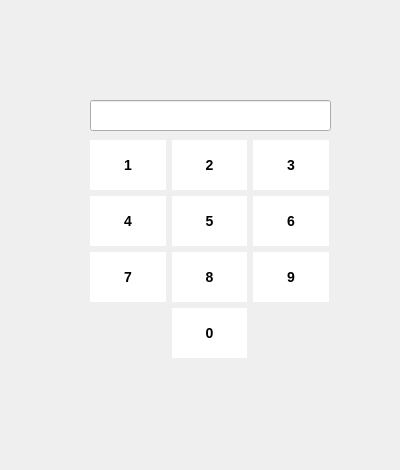
<?xml version="1.0" encoding="UTF-8"?>
<ui version="4.0">
 <class>Dialog</class>
 <widget class="QDialog" name="Dialog">
  <property name="geometry">
   <rect>
    <x>0</x>
    <y>0</y>
    <width>400</width>
    <height>470</height>
   </rect>
  </property>
  <property name="windowTitle">
   <string>Dialog</string>
  </property>
  <widget class="QWidget" name="gridLayoutWidget">
   <property name="geometry">
    <rect>
     <x>90</x>
     <y>140</y>
     <width>239</width>
     <height>220</height>
    </rect>
   </property>
   <property name="styleSheet">
    <string notr="true">QPushButton{
background-color: white;
width: 75px;
height: 50px;
font-size: 14px;
font-weight: bold;
border: None;
text-align: center;
}
QPushButton:hover{
background-color: silver;
}
QPushButton:pressed{
background-color: red;
}</string>
   </property>
   <layout class="QGridLayout" name="gridLayout">
    <item row="2" column="0">
     <widget class="QPushButton" name="pushButton">
      <property name="styleSheet">
       <string notr="true">QPushButton{
background-color: white;
width: 75px;
height: 50px;
font-size: 14px;
font-weight: bold;
border: None;
text-align: center;
}
QPushButton:hover{
background-color: silver;
}
QPushButton:pressed{
background-color: red;
}</string>
      </property>
      <property name="text">
       <string>7</string>
      </property>
     </widget>
    </item>
    <item row="2" column="1">
     <widget class="QPushButton" name="pushButton_2">
      <property name="styleSheet">
       <string notr="true">QPushButton{
background-color: white;
width: 75px;
height: 50px;
font-size: 14px;
font-weight: bold;
border: None;
text-align: center;
}
QPushButton:hover{
background-color: silver;
}
QPushButton:pressed{
background-color: red;
}</string>
      </property>
      <property name="text">
       <string>8</string>
      </property>
     </widget>
    </item>
    <item row="1" column="1">
     <widget class="QPushButton" name="pushButton_5">
      <property name="styleSheet">
       <string notr="true">QPushButton{
background-color: white;
width: 75px;
height: 50px;
font-size: 14px;
font-weight: bold;
border: None;
text-align: center;
}
QPushButton:hover{
background-color: silver;
}
QPushButton:pressed{
background-color: red;
}</string>
      </property>
      <property name="text">
       <string>5</string>
      </property>
     </widget>
    </item>
    <item row="1" column="0">
     <widget class="QPushButton" name="pushButton_4">
      <property name="styleSheet">
       <string notr="true">QPushButton{
background-color: white;
width: 75px;
height: 50px;
font-size: 14px;
font-weight: bold;
border: None;
text-align: center;
}
QPushButton:hover{
background-color: silver;
}
QPushButton:pressed{
background-color: red;
}</string>
      </property>
      <property name="text">
       <string>4</string>
      </property>
     </widget>
    </item>
    <item row="0" column="2">
     <widget class="QPushButton" name="pushButton_9">
      <property name="styleSheet">
       <string notr="true">QPushButton{
background-color: white;
width: 75px;
height: 50px;
font-size: 14px;
font-weight: bold;
border: None;
text-align: center;
}
QPushButton:hover{
background-color: silver;
}
QPushButton:pressed{
background-color: red;
}</string>
      </property>
      <property name="text">
       <string>3</string>
      </property>
     </widget>
    </item>
    <item row="3" column="1">
     <widget class="QPushButton" name="pushButton_10">
      <property name="styleSheet">
       <string notr="true">QPushButton{
background-color: white;
width: 75px;
height: 50px;
font-size: 14px;
font-weight: bold;
border: None;
text-align: center;
}
QPushButton:hover{
background-color: silver;
}
QPushButton:pressed{
background-color: red;
}</string>
      </property>
      <property name="text">
       <string>0</string>
      </property>
     </widget>
    </item>
    <item row="1" column="2">
     <widget class="QPushButton" name="pushButton_6">
      <property name="styleSheet">
       <string notr="true">QPushButton{
background-color: white;
width: 75px;
height: 50px;
font-size: 14px;
font-weight: bold;
border: None;
text-align: center;
}
QPushButton:hover{
background-color: silver;
}
QPushButton:pressed{
background-color: red;
}</string>
      </property>
      <property name="text">
       <string>6</string>
      </property>
     </widget>
    </item>
    <item row="2" column="2">
     <widget class="QPushButton" name="pushButton_3">
      <property name="styleSheet">
       <string notr="true">QPushButton{
background-color: white;
width: 75px;
height: 50px;
font-size: 14px;
font-weight: bold;
border: None;
text-align: center;
}
QPushButton:hover{
background-color: silver;
}
QPushButton:pressed{
background-color: red;
}</string>
      </property>
      <property name="text">
       <string>9</string>
      </property>
     </widget>
    </item>
    <item row="0" column="1">
     <widget class="QPushButton" name="pushButton_8">
      <property name="styleSheet">
       <string notr="true">QPushButton{
background-color: white;
width: 75px;
height: 50px;
font-size: 14px;
font-weight: bold;
border: None;
text-align: center;
}
QPushButton:hover{
background-color: silver;
}
QPushButton:pressed{
background-color: red;
}</string>
      </property>
      <property name="text">
       <string>2</string>
      </property>
     </widget>
    </item>
    <item row="0" column="0">
     <widget class="QPushButton" name="pushButton_7">
      <property name="styleSheet">
       <string notr="true">QPushButton{
background-color: white;
width: 75px;
height: 50px;
font-size: 14px;
font-weight: bold;
border: None;
text-align: center;
}
QPushButton:hover{
background-color: silver;
}
QPushButton:pressed{
background-color: red;
}</string>
      </property>
      <property name="text">
       <string>1</string>
      </property>
     </widget>
    </item>
   </layout>
  </widget>
  <widget class="QLineEdit" name="lineEdit">
   <property name="geometry">
    <rect>
     <x>90</x>
     <y>100</y>
     <width>241</width>
     <height>31</height>
    </rect>
   </property>
  </widget>
 </widget>
 <resources/>
 <connections/>
</ui>
